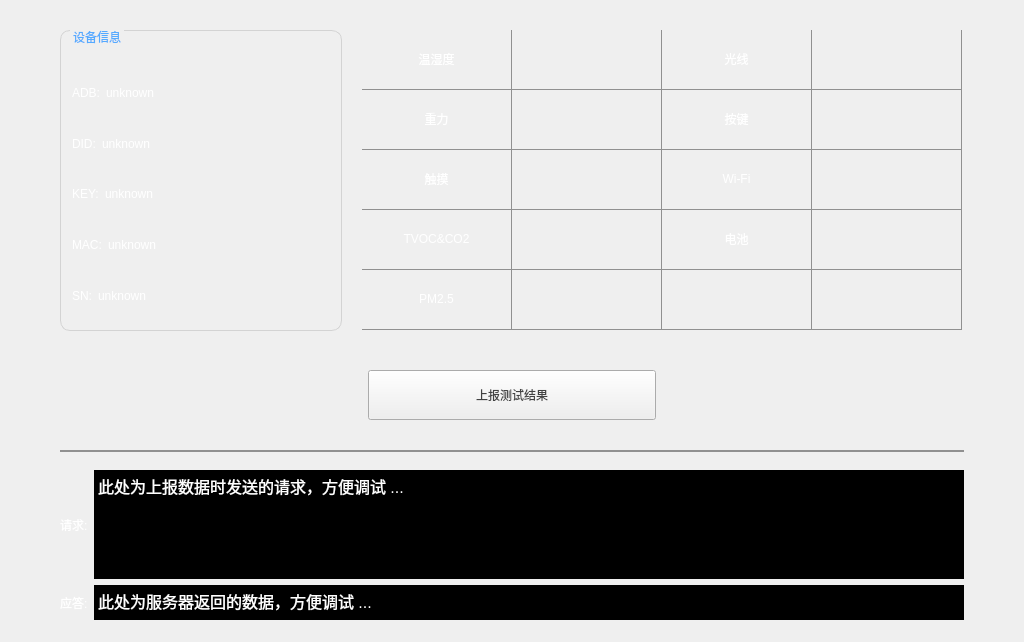
<?xml version="1.0" encoding="UTF-8"?>
<ui version="4.0">
 <class>WidgetHodor</class>
 <widget class="QWidget" name="WidgetHodor">
  <property name="geometry">
   <rect>
    <x>0</x>
    <y>0</y>
    <width>1024</width>
    <height>642</height>
   </rect>
  </property>
  <property name="minimumSize">
   <size>
    <width>1024</width>
    <height>200</height>
   </size>
  </property>
  <property name="maximumSize">
   <size>
    <width>1025</width>
    <height>642</height>
   </size>
  </property>
  <property name="windowTitle">
   <string>Form</string>
  </property>
  <property name="styleSheet">
   <string notr="true">* {
font: 24px &quot;.Helvetica Neue DeskInterface&quot;;
color: rgb(255, 255, 255);
}

QScrollBar:vertical {
    background:transparent;
    width: 16px;
	margin: 0px 0px 0px 0px;
	padding-top:4px;
	padding-bottom:4px;
	
}
QScrollBar::handle:vertical 
{
	background:rgba(255,255,255);
	border-radius:4px;
	width: 8px;
	margin-right:4px; 
	margin-left:4px;
	

}
QScrollBar::handle:vertical:hover
{
    width:8px;
    background:rgba(255,255,255,50%);
    border-radius:4px;
	
    min-height:20;
}


QScrollBar::add-line:vertical {
    background: transparent;
    subcontrol-position: bottom;
    subcontrol-origin: margin;
}

QScrollBar::sub-line:vertical {
    background: transparent;
    subcontrol-position: top;
    subcontrol-origin: margin;
}

QScrollBar::add-page:vertical, QScrollBar::sub-page:vertical {
    background: none;
}

QScrollBar:up-arrow:vertical, QScrollBar:down-arrow:vertical {
   
    width: 6px;
    height: 6px;
    background:transparent;
}

QScrollBar::add-page:vertical,QScrollBar::sub-page:vertical
{
	background:transparent;
}


</string>
  </property>
  <widget class="Line" name="line_2">
   <property name="geometry">
    <rect>
     <x>60</x>
     <y>450</y>
     <width>904</width>
     <height>2</height>
    </rect>
   </property>
   <property name="minimumSize">
    <size>
     <width>904</width>
     <height>2</height>
    </size>
   </property>
   <property name="maximumSize">
    <size>
     <width>904</width>
     <height>2</height>
    </size>
   </property>
   <property name="styleSheet">
    <string notr="true">background-color: rgb(144, 144, 144);
border:0px;</string>
   </property>
   <property name="orientation">
    <enum>Qt::Horizontal</enum>
   </property>
  </widget>
  <widget class="QWidget" name="widget" native="true">
   <property name="geometry">
    <rect>
     <x>0</x>
     <y>0</y>
     <width>1024</width>
     <height>450</height>
    </rect>
   </property>
   <property name="minimumSize">
    <size>
     <width>1024</width>
     <height>450</height>
    </size>
   </property>
   <property name="maximumSize">
    <size>
     <width>1024</width>
     <height>450</height>
    </size>
   </property>
   <layout class="QVBoxLayout" name="verticalLayout">
    <property name="spacing">
     <number>0</number>
    </property>
    <property name="leftMargin">
     <number>60</number>
    </property>
    <property name="topMargin">
     <number>30</number>
    </property>
    <property name="rightMargin">
     <number>60</number>
    </property>
    <property name="bottomMargin">
     <number>30</number>
    </property>
    <item>
     <layout class="QHBoxLayout" name="horizontalLayout">
      <property name="spacing">
       <number>20</number>
      </property>
      <item>
       <widget class="QGroupBox" name="groupBox">
        <property name="minimumSize">
         <size>
          <width>200</width>
          <height>301</height>
         </size>
        </property>
        <property name="maximumSize">
         <size>
          <width>300</width>
          <height>301</height>
         </size>
        </property>
        <property name="styleSheet">
         <string notr="true">QGroupBox {
	border-width:1px;
	border-style:solid;
	border-color:lightGray;
	margin-top: 0.5ex;
	border-radius:10px;
color: rgb(255, 255, 255);
font: 28px &quot;.Helvetica Neue DeskInterface&quot;;
}
QGroupBox::title {
color: rgb(85, 170, 255);
   subcontrol-origin: margin;
   subcontrol-position: top left;
   left:10px;
   margin-left: 0px;
   padding:0 1px;
}</string>
        </property>
        <property name="title">
         <string>设备信息</string>
        </property>
        <layout class="QVBoxLayout" name="verticalLayout_2">
         <property name="topMargin">
          <number>20</number>
         </property>
         <property name="bottomMargin">
          <number>10</number>
         </property>
         <item>
          <layout class="QHBoxLayout" name="horizontalLayout_2">
           <item>
            <widget class="QLabel" name="label_9">
             <property name="styleSheet">
              <string notr="true">font: 15pt &quot;.Helvetica Neue DeskInterface&quot;;</string>
             </property>
             <property name="text">
              <string>ADB:</string>
             </property>
             <property name="alignment">
              <set>Qt::AlignLeading|Qt::AlignLeft|Qt::AlignVCenter</set>
             </property>
            </widget>
           </item>
           <item>
            <widget class="QLabel" name="label_adb">
             <property name="styleSheet">
              <string notr="true">font: 15pt &quot;.Helvetica Neue DeskInterface&quot;;</string>
             </property>
             <property name="text">
              <string>unknown</string>
             </property>
            </widget>
           </item>
           <item>
            <spacer name="horizontalSpacer">
             <property name="orientation">
              <enum>Qt::Horizontal</enum>
             </property>
             <property name="sizeHint" stdset="0">
              <size>
               <width>40</width>
               <height>20</height>
              </size>
             </property>
            </spacer>
           </item>
          </layout>
         </item>
         <item>
          <layout class="QHBoxLayout" name="horizontalLayout_4">
           <item>
            <widget class="QLabel" name="label_5">
             <property name="maximumSize">
              <size>
               <width>16777215</width>
               <height>16777215</height>
              </size>
             </property>
             <property name="styleSheet">
              <string notr="true">font: 15pt &quot;.Helvetica Neue DeskInterface&quot;;</string>
             </property>
             <property name="text">
              <string>DID:</string>
             </property>
             <property name="alignment">
              <set>Qt::AlignLeading|Qt::AlignLeft|Qt::AlignVCenter</set>
             </property>
            </widget>
           </item>
           <item>
            <widget class="QLabel" name="label_did">
             <property name="styleSheet">
              <string notr="true">font: 15pt &quot;.Helvetica Neue DeskInterface&quot;;</string>
             </property>
             <property name="text">
              <string>unknown</string>
             </property>
            </widget>
           </item>
           <item>
            <spacer name="horizontalSpacer_2">
             <property name="orientation">
              <enum>Qt::Horizontal</enum>
             </property>
             <property name="sizeHint" stdset="0">
              <size>
               <width>40</width>
               <height>20</height>
              </size>
             </property>
            </spacer>
           </item>
          </layout>
         </item>
         <item>
          <layout class="QHBoxLayout" name="horizontalLayout_5">
           <item>
            <widget class="QLabel" name="label_3">
             <property name="maximumSize">
              <size>
               <width>16777215</width>
               <height>16777215</height>
              </size>
             </property>
             <property name="styleSheet">
              <string notr="true">font: 15pt &quot;.Helvetica Neue DeskInterface&quot;;</string>
             </property>
             <property name="text">
              <string>KEY:</string>
             </property>
             <property name="alignment">
              <set>Qt::AlignLeading|Qt::AlignLeft|Qt::AlignVCenter</set>
             </property>
            </widget>
           </item>
           <item>
            <widget class="QLabel" name="label_key">
             <property name="styleSheet">
              <string notr="true">font: 15pt &quot;.Helvetica Neue DeskInterface&quot;;</string>
             </property>
             <property name="text">
              <string>unknown</string>
             </property>
            </widget>
           </item>
           <item>
            <spacer name="horizontalSpacer_6">
             <property name="orientation">
              <enum>Qt::Horizontal</enum>
             </property>
             <property name="sizeHint" stdset="0">
              <size>
               <width>40</width>
               <height>20</height>
              </size>
             </property>
            </spacer>
           </item>
          </layout>
         </item>
         <item>
          <layout class="QHBoxLayout" name="horizontalLayout_6">
           <item>
            <widget class="QLabel" name="label">
             <property name="maximumSize">
              <size>
               <width>16777215</width>
               <height>16777215</height>
              </size>
             </property>
             <property name="styleSheet">
              <string notr="true">font: 15pt &quot;.Helvetica Neue DeskInterface&quot;;</string>
             </property>
             <property name="text">
              <string>MAC:</string>
             </property>
             <property name="alignment">
              <set>Qt::AlignLeading|Qt::AlignLeft|Qt::AlignVCenter</set>
             </property>
            </widget>
           </item>
           <item>
            <widget class="QLabel" name="label_mac">
             <property name="styleSheet">
              <string notr="true">font: 15pt &quot;.Helvetica Neue DeskInterface&quot;;</string>
             </property>
             <property name="text">
              <string>unknown</string>
             </property>
            </widget>
           </item>
           <item>
            <spacer name="horizontalSpacer_7">
             <property name="orientation">
              <enum>Qt::Horizontal</enum>
             </property>
             <property name="sizeHint" stdset="0">
              <size>
               <width>40</width>
               <height>20</height>
              </size>
             </property>
            </spacer>
           </item>
          </layout>
         </item>
         <item>
          <layout class="QHBoxLayout" name="horizontalLayout_7">
           <item>
            <widget class="QLabel" name="label_7">
             <property name="maximumSize">
              <size>
               <width>16777215</width>
               <height>16777215</height>
              </size>
             </property>
             <property name="styleSheet">
              <string notr="true">font: 15pt &quot;.Helvetica Neue DeskInterface&quot;;</string>
             </property>
             <property name="text">
              <string>SN:</string>
             </property>
             <property name="alignment">
              <set>Qt::AlignLeading|Qt::AlignLeft|Qt::AlignVCenter</set>
             </property>
            </widget>
           </item>
           <item>
            <widget class="QLabel" name="label_sn">
             <property name="styleSheet">
              <string notr="true">font: 15pt &quot;.Helvetica Neue DeskInterface&quot;;</string>
             </property>
             <property name="text">
              <string>unknown</string>
             </property>
            </widget>
           </item>
           <item>
            <spacer name="horizontalSpacer_8">
             <property name="orientation">
              <enum>Qt::Horizontal</enum>
             </property>
             <property name="sizeHint" stdset="0">
              <size>
               <width>40</width>
               <height>20</height>
              </size>
             </property>
            </spacer>
           </item>
          </layout>
         </item>
        </layout>
       </widget>
      </item>
      <item>
       <widget class="QTableWidget" name="tableWidget">
        <property name="minimumSize">
         <size>
          <width>602</width>
          <height>301</height>
         </size>
        </property>
        <property name="maximumSize">
         <size>
          <width>301</width>
          <height>602</height>
         </size>
        </property>
        <property name="focusPolicy">
         <enum>Qt::NoFocus</enum>
        </property>
        <property name="styleSheet">
         <string notr="true">

QTableWidget{
	color: rgb(144, 144, 144);
	gridline-color:rgb(144, 144, 144);
	font: 24px &quot;.Helvetica Neue DeskInterface&quot;;
	color: rgb(255, 255, 255);
	background-color: transparent; 
	border-radius:10px
}</string>
        </property>
        <property name="verticalScrollBarPolicy">
         <enum>Qt::ScrollBarAlwaysOff</enum>
        </property>
        <property name="horizontalScrollBarPolicy">
         <enum>Qt::ScrollBarAlwaysOff</enum>
        </property>
        <property name="sizeAdjustPolicy">
         <enum>QAbstractScrollArea::AdjustIgnored</enum>
        </property>
        <property name="editTriggers">
         <set>QAbstractItemView::NoEditTriggers</set>
        </property>
        <property name="selectionMode">
         <enum>QAbstractItemView::NoSelection</enum>
        </property>
        <attribute name="horizontalHeaderVisible">
         <bool>false</bool>
        </attribute>
        <attribute name="horizontalHeaderDefaultSectionSize">
         <number>150</number>
        </attribute>
        <attribute name="verticalHeaderVisible">
         <bool>false</bool>
        </attribute>
        <attribute name="verticalHeaderDefaultSectionSize">
         <number>60</number>
        </attribute>
        <row>
         <property name="text">
          <string>新建行</string>
         </property>
        </row>
        <row>
         <property name="text">
          <string>新建行</string>
         </property>
        </row>
        <row>
         <property name="text">
          <string>新建行</string>
         </property>
        </row>
        <row>
         <property name="text">
          <string>新建行</string>
         </property>
        </row>
        <row>
         <property name="text">
          <string>新建行</string>
         </property>
        </row>
        <column>
         <property name="text">
          <string>新建列</string>
         </property>
        </column>
        <column>
         <property name="text">
          <string>新建列</string>
         </property>
        </column>
        <column>
         <property name="text">
          <string>新建列</string>
         </property>
        </column>
        <column>
         <property name="text">
          <string>新建列</string>
         </property>
        </column>
        <item row="0" column="0">
         <property name="text">
          <string>温湿度</string>
         </property>
         <property name="textAlignment">
          <set>AlignCenter</set>
         </property>
        </item>
        <item row="0" column="1">
         <property name="textAlignment">
          <set>AlignCenter</set>
         </property>
        </item>
        <item row="0" column="2">
         <property name="text">
          <string>光线</string>
         </property>
         <property name="textAlignment">
          <set>AlignCenter</set>
         </property>
        </item>
        <item row="0" column="3">
         <property name="textAlignment">
          <set>AlignCenter</set>
         </property>
        </item>
        <item row="1" column="0">
         <property name="text">
          <string>重力</string>
         </property>
         <property name="textAlignment">
          <set>AlignCenter</set>
         </property>
        </item>
        <item row="1" column="1">
         <property name="textAlignment">
          <set>AlignCenter</set>
         </property>
        </item>
        <item row="1" column="2">
         <property name="text">
          <string>按键</string>
         </property>
         <property name="textAlignment">
          <set>AlignCenter</set>
         </property>
        </item>
        <item row="1" column="3">
         <property name="textAlignment">
          <set>AlignCenter</set>
         </property>
        </item>
        <item row="2" column="0">
         <property name="text">
          <string>触摸</string>
         </property>
         <property name="textAlignment">
          <set>AlignCenter</set>
         </property>
        </item>
        <item row="2" column="1">
         <property name="textAlignment">
          <set>AlignCenter</set>
         </property>
        </item>
        <item row="2" column="2">
         <property name="text">
          <string>Wi-Fi</string>
         </property>
         <property name="textAlignment">
          <set>AlignCenter</set>
         </property>
        </item>
        <item row="2" column="3">
         <property name="textAlignment">
          <set>AlignCenter</set>
         </property>
        </item>
        <item row="3" column="0">
         <property name="text">
          <string>TVOC&amp;CO2</string>
         </property>
         <property name="textAlignment">
          <set>AlignCenter</set>
         </property>
        </item>
        <item row="3" column="1">
         <property name="textAlignment">
          <set>AlignCenter</set>
         </property>
        </item>
        <item row="3" column="2">
         <property name="text">
          <string>电池</string>
         </property>
         <property name="textAlignment">
          <set>AlignCenter</set>
         </property>
        </item>
        <item row="3" column="3">
         <property name="textAlignment">
          <set>AlignCenter</set>
         </property>
        </item>
        <item row="4" column="0">
         <property name="text">
          <string>PM2.5</string>
         </property>
         <property name="textAlignment">
          <set>AlignCenter</set>
         </property>
        </item>
        <item row="4" column="1">
         <property name="textAlignment">
          <set>AlignCenter</set>
         </property>
        </item>
        <item row="4" column="2">
         <property name="textAlignment">
          <set>AlignCenter</set>
         </property>
        </item>
        <item row="4" column="3">
         <property name="textAlignment">
          <set>AlignCenter</set>
         </property>
        </item>
       </widget>
      </item>
     </layout>
    </item>
    <item>
     <spacer name="verticalSpacer">
      <property name="orientation">
       <enum>Qt::Vertical</enum>
      </property>
      <property name="sizeHint" stdset="0">
       <size>
        <width>20</width>
        <height>40</height>
       </size>
      </property>
     </spacer>
    </item>
    <item>
     <layout class="QHBoxLayout" name="horizontalLayout_3">
      <item>
       <spacer name="horizontalSpacer_3">
        <property name="orientation">
         <enum>Qt::Horizontal</enum>
        </property>
        <property name="sizeHint" stdset="0">
         <size>
          <width>40</width>
          <height>20</height>
         </size>
        </property>
       </spacer>
      </item>
      <item>
       <spacer name="horizontalSpacer_5">
        <property name="orientation">
         <enum>Qt::Horizontal</enum>
        </property>
        <property name="sizeType">
         <enum>QSizePolicy::Fixed</enum>
        </property>
        <property name="sizeHint" stdset="0">
         <size>
          <width>100</width>
          <height>20</height>
         </size>
        </property>
       </spacer>
      </item>
      <item>
       <widget class="QPushButton" name="button_sync">
        <property name="minimumSize">
         <size>
          <width>288</width>
          <height>50</height>
         </size>
        </property>
        <property name="maximumSize">
         <size>
          <width>288</width>
          <height>50</height>
         </size>
        </property>
        <property name="styleSheet">
         <string notr="true">QPushButton{
	border-image: url(:/images/button/button1.png);
	color: rgb(66, 66, 66);
	font: 24px &quot;.Helvetica Neue DeskInterface&quot;;
}
QPushButton:pressed{
border-image: url(:/images/button/button1_press.png);
}
QPushButton:disabled{
border-image: url(:/images/button/button1_press.png);
}</string>
        </property>
        <property name="text">
         <string>上报测试结果</string>
        </property>
       </widget>
      </item>
      <item>
       <widget class="QStackedWidget" name="stackedWidget_result">
        <property name="minimumSize">
         <size>
          <width>100</width>
          <height>0</height>
         </size>
        </property>
        <property name="maximumSize">
         <size>
          <width>100</width>
          <height>16777215</height>
         </size>
        </property>
        <widget class="QWidget" name="page_normal"/>
        <widget class="QWidget" name="page_success">
         <layout class="QHBoxLayout" name="horizontalLayout_9">
          <item>
           <widget class="QLabel" name="label_4">
            <property name="styleSheet">
             <string notr="true">color: rgb(0, 230, 118);</string>
            </property>
            <property name="text">
             <string>成功</string>
            </property>
            <property name="alignment">
             <set>Qt::AlignCenter</set>
            </property>
           </widget>
          </item>
         </layout>
        </widget>
        <widget class="QWidget" name="page_failed">
         <layout class="QHBoxLayout" name="horizontalLayout_8">
          <item>
           <widget class="QLabel" name="label_2">
            <property name="styleSheet">
             <string notr="true">color: rgb(244, 67, 54);</string>
            </property>
            <property name="text">
             <string>失败</string>
            </property>
            <property name="alignment">
             <set>Qt::AlignCenter</set>
            </property>
           </widget>
          </item>
         </layout>
        </widget>
       </widget>
      </item>
      <item>
       <spacer name="horizontalSpacer_4">
        <property name="orientation">
         <enum>Qt::Horizontal</enum>
        </property>
        <property name="sizeHint" stdset="0">
         <size>
          <width>40</width>
          <height>20</height>
         </size>
        </property>
       </spacer>
      </item>
     </layout>
    </item>
   </layout>
  </widget>
  <widget class="QWidget" name="widget_server" native="true">
   <property name="geometry">
    <rect>
     <x>0</x>
     <y>450</y>
     <width>1024</width>
     <height>200</height>
    </rect>
   </property>
   <property name="minimumSize">
    <size>
     <width>1024</width>
     <height>200</height>
    </size>
   </property>
   <property name="maximumSize">
    <size>
     <width>1024</width>
     <height>200</height>
    </size>
   </property>
   <layout class="QVBoxLayout" name="verticalLayout_3">
    <property name="leftMargin">
     <number>60</number>
    </property>
    <property name="topMargin">
     <number>20</number>
    </property>
    <property name="rightMargin">
     <number>60</number>
    </property>
    <property name="bottomMargin">
     <number>30</number>
    </property>
    <item>
     <layout class="QHBoxLayout" name="horizontalLayout_10">
      <item>
       <widget class="QLabel" name="label_6">
        <property name="text">
         <string>请求:</string>
        </property>
       </widget>
      </item>
      <item>
       <widget class="QTextBrowser" name="edit_req">
        <property name="maximumSize">
         <size>
          <width>16777215</width>
          <height>16777215</height>
         </size>
        </property>
        <property name="styleSheet">
         <string notr="true">QTextBrowser{
background-color: rgb(0, 0, 0);
color: rgb(255, 255, 255);
font: 12px &quot;.Helvetica Neue DeskInterface&quot;;
border:0px;
}
QScrollBar:vertical {
    background:transparent;
    width: 16px;
	margin: 0px 0px 0px 0px;
	padding-top:4px;
	padding-bottom:4px;
	
}
QScrollBar::handle:vertical 
{
	background:rgba(255,255,255);
	border-radius:4px;
	width: 8px;
	margin-right:4px; 
	margin-left:4px;
	

}
QScrollBar::handle:vertical:hover
{
    width:8px;
    background:rgba(255,255,255,50%);
    border-radius:4px;
	
    min-height:20;
}


QScrollBar::add-line:vertical {
    background: transparent;
    subcontrol-position: bottom;
    subcontrol-origin: margin;
}

QScrollBar::sub-line:vertical {
    background: transparent;
    subcontrol-position: top;
    subcontrol-origin: margin;
}

QScrollBar::add-page:vertical, QScrollBar::sub-page:vertical {
    background: none;
}

QScrollBar:up-arrow:vertical, QScrollBar:down-arrow:vertical {
   
    width: 6px;
    height: 6px;
    background:transparent;
}

QScrollBar::add-page:vertical,QScrollBar::sub-page:vertical
{
	background:transparent;
}


</string>
        </property>
        <property name="verticalScrollBarPolicy">
         <enum>Qt::ScrollBarAsNeeded</enum>
        </property>
        <property name="html">
         <string>&lt;!DOCTYPE HTML PUBLIC &quot;-//W3C//DTD HTML 4.0//EN&quot; &quot;http://www.w3.org/TR/REC-html40/strict.dtd&quot;&gt;
&lt;html&gt;&lt;head&gt;&lt;meta name=&quot;qrichtext&quot; content=&quot;1&quot; /&gt;&lt;style type=&quot;text/css&quot;&gt;
p, li { white-space: pre-wrap; }
&lt;/style&gt;&lt;/head&gt;&lt;body style=&quot; font-family:'.Helvetica Neue DeskInterface'; font-size:12px; font-weight:400; font-style:normal;&quot;&gt;
&lt;p style=&quot; margin-top:0px; margin-bottom:0px; margin-left:0px; margin-right:0px; -qt-block-indent:0; text-indent:0px;&quot;&gt;&lt;span style=&quot; font-size:12pt;&quot;&gt;此处为上报数据时发送的请求，方便调试 ...&lt;/span&gt;&lt;/p&gt;&lt;/body&gt;&lt;/html&gt;</string>
        </property>
       </widget>
      </item>
     </layout>
    </item>
    <item>
     <layout class="QHBoxLayout" name="horizontalLayout_11">
      <item>
       <widget class="QLabel" name="label_8">
        <property name="text">
         <string>应答:</string>
        </property>
       </widget>
      </item>
      <item>
       <widget class="QTextBrowser" name="edit_ack">
        <property name="maximumSize">
         <size>
          <width>16777215</width>
          <height>35</height>
         </size>
        </property>
        <property name="styleSheet">
         <string notr="true">QTextBrowser{
background-color: rgb(0, 0, 0);
color: rgb(255, 255, 255);
font: 12px &quot;.Helvetica Neue DeskInterface&quot;;
border:0px;
}
</string>
        </property>
        <property name="verticalScrollBarPolicy">
         <enum>Qt::ScrollBarAsNeeded</enum>
        </property>
        <property name="html">
         <string>&lt;!DOCTYPE HTML PUBLIC &quot;-//W3C//DTD HTML 4.0//EN&quot; &quot;http://www.w3.org/TR/REC-html40/strict.dtd&quot;&gt;
&lt;html&gt;&lt;head&gt;&lt;meta name=&quot;qrichtext&quot; content=&quot;1&quot; /&gt;&lt;style type=&quot;text/css&quot;&gt;
p, li { white-space: pre-wrap; }
&lt;/style&gt;&lt;/head&gt;&lt;body style=&quot; font-family:'.Helvetica Neue DeskInterface'; font-size:12px; font-weight:400; font-style:normal;&quot;&gt;
&lt;p style=&quot; margin-top:0px; margin-bottom:0px; margin-left:0px; margin-right:0px; -qt-block-indent:0; text-indent:0px;&quot;&gt;&lt;span style=&quot; font-size:12pt;&quot;&gt;此处为服务器返回的数据，方便调试 ...&lt;/span&gt;&lt;/p&gt;&lt;/body&gt;&lt;/html&gt;</string>
        </property>
       </widget>
      </item>
     </layout>
    </item>
   </layout>
  </widget>
 </widget>
 <resources/>
 <connections/>
</ui>
